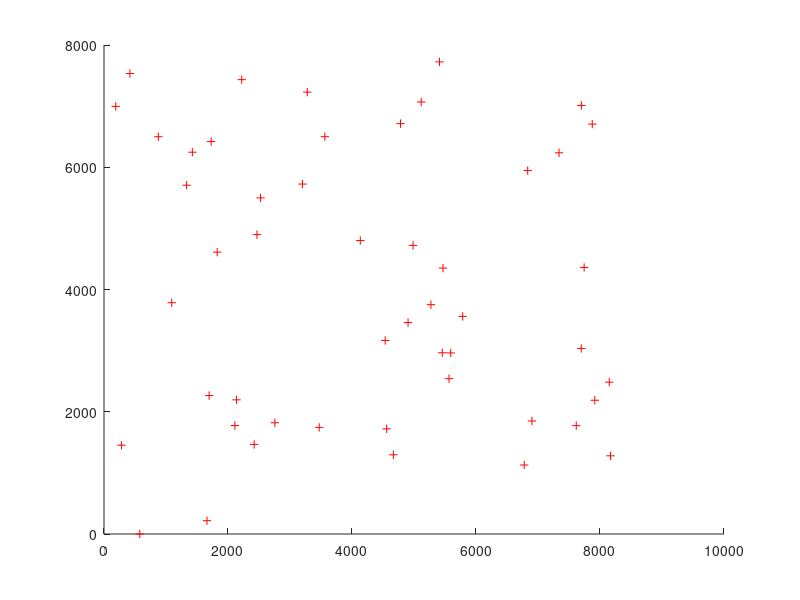

This chart was generated by the following MATLAB code:
clear all
close all
clc
% lineáris kongrugencia modulo generátor
% a - együttható, c - növekvény, m - modulo, x - véletlen szám
x(1) = 1; % seed - kezdőérték
a = 2685;
c = 6083;
m = 8191;

hold on
for i = 1:2:100-1 
    x(i + 1) = mod(a * x(i) + c, m);
    x(i + 2) = mod(a * x(i + 1) + c, m);    
    plot(x(i + 1), x(i), "r+");
end
hold off